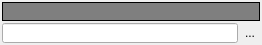
<ui version="4.0" >
 <class>QuickConsoleClass</class>
 <widget class="QWidget" name="QuickConsoleClass" >
  <property name="geometry" >
   <rect>
    <x>0</x>
    <y>0</y>
    <width>262</width>
    <height>45</height>
   </rect>
  </property>
  <property name="windowTitle" >
   <string>QuickConsole</string>
  </property>
  <layout class="QGridLayout" >
   <property name="margin" >
    <number>2</number>
   </property>
   <property name="spacing" >
    <number>2</number>
   </property>
   <item row="1" column="1" >
    <widget class="QToolButton" name="toolButton" >
     <property name="maximumSize" >
      <size>
       <width>20</width>
       <height>20</height>
      </size>
     </property>
     <property name="text" >
      <string>...</string>
     </property>
     <property name="icon" >
      <iconset resource="Resources/editor.qrc" >
       <normaloff>:/images/console.png</normaloff>:/images/console.png</iconset>
     </property>
     <property name="autoRaise" >
      <bool>true</bool>
     </property>
    </widget>
   </item>
   <item row="1" column="0" >
    <widget class="QLineEdit" name="input" >
     <property name="minimumSize" >
      <size>
       <width>0</width>
       <height>18</height>
      </size>
     </property>
    </widget>
   </item>
   <item row="0" column="0" colspan="2" >
    <widget class="QTextEdit" name="message" >
     <property name="maximumSize" >
      <size>
       <width>16777215</width>
       <height>19</height>
      </size>
     </property>
     <property name="palette" >
      <palette>
       <active>
        <colorrole role="Base" >
         <brush brushstyle="SolidPattern" >
          <color alpha="255" >
           <red>0</red>
           <green>85</green>
           <blue>0</blue>
          </color>
         </brush>
        </colorrole>
       </active>
       <inactive>
        <colorrole role="Base" >
         <brush brushstyle="SolidPattern" >
          <color alpha="255" >
           <red>127</red>
           <green>127</green>
           <blue>127</blue>
          </color>
         </brush>
        </colorrole>
       </inactive>
       <disabled>
        <colorrole role="Base" >
         <brush brushstyle="SolidPattern" >
          <color alpha="255" >
           <red>236</red>
           <green>233</green>
           <blue>216</blue>
          </color>
         </brush>
        </colorrole>
       </disabled>
      </palette>
     </property>
     <property name="font" >
      <font>
       <family>Courier</family>
       <pointsize>10</pointsize>
      </font>
     </property>
     <property name="frameShape" >
      <enum>QFrame::Panel</enum>
     </property>
     <property name="frameShadow" >
      <enum>QFrame::Plain</enum>
     </property>
     <property name="verticalScrollBarPolicy" >
      <enum>Qt::ScrollBarAlwaysOff</enum>
     </property>
     <property name="horizontalScrollBarPolicy" >
      <enum>Qt::ScrollBarAlwaysOff</enum>
     </property>
     <property name="lineWrapMode" >
      <enum>QTextEdit::NoWrap</enum>
     </property>
     <property name="readOnly" >
      <bool>true</bool>
     </property>
    </widget>
   </item>
  </layout>
 </widget>
 <layoutdefault spacing="6" margin="11" />
 <resources>
  <include location="Resources/editor.qrc" />
 </resources>
 <connections/>
</ui>
